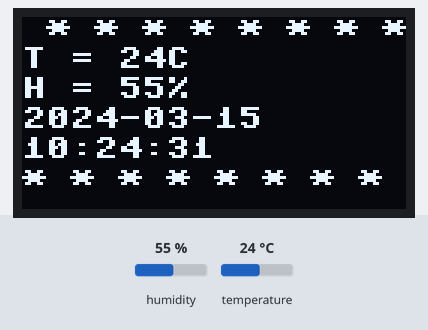
The program below on a simulated MicroPython board. Parts: 128×64 one-colour display. Inputs (shaded band) come from the test bench; at power-on: humidity 55 %, temperature 24 °C. The clock reads 2024-03-15 10:24:30 at power-on unless the program sets it.

Above: at 1.2 s.
1.3 s: humidity set to 22 %
At 2.9 s:
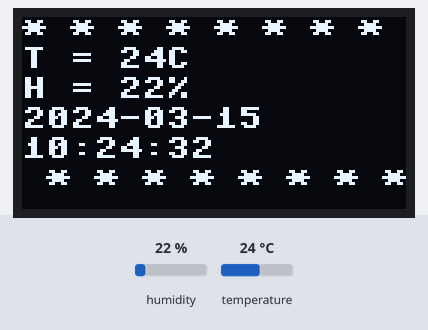
4.7 s: temperature set to 12 °C
At 5.7 s:
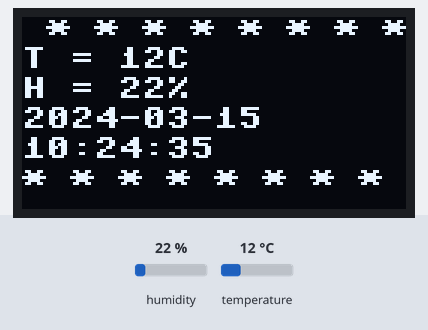
7.8 s: humidity set to 40 %
At 9.2 s:
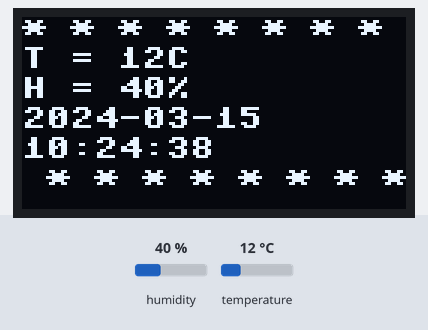
11.0 s: temperature set to 19 °C
At 12.4 s:
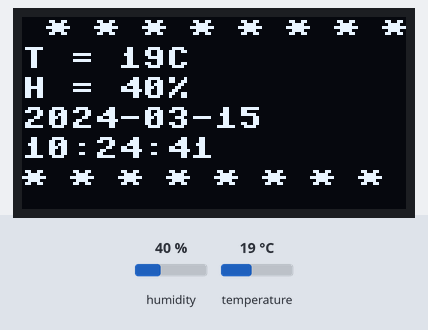
Timing chart, 0 to 14.0 s (numbered marks = the images above; inputs shaded):
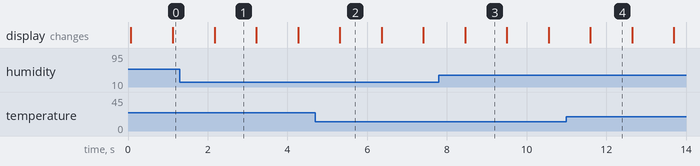

The program:

oled_dht.py
```python
from machine import Pin, I2C
from ssd1306 import SSD1306_I2C
from dht import DHT11
import utime
import os
import sys

def get_number(number: int) -> str:
    return str(number) if number >= 10 else "0{}".format(number)

width = 128
height = 64

i2c = I2C(0, scl = Pin(22), sda = Pin(21))
oled = SSD1306_I2C(width, height, i2c)
sensorDHT = DHT11(Pin(15))

even = True

while True:
    oled.fill(0)
    sensorDHT.measure()

    temp = sensorDHT.temperature()
    hum = sensorDHT.humidity()
    now = utime.gmtime()
    date_str = "{}-{}-{}".format(now[0], get_number(now[1]), get_number(now[2]))
    time_str = "{}:{}:{}".format(now[3], get_number(now[4]), get_number(now[5]))

    oled.text("* " * 8 if even else " *" * 8, 0, 0)
    oled.text('T = {:02d}C'.format(temp), 0, 10)
    oled.text('H = {:02d}%'.format(hum), 0, 20)
    oled.text(date_str, 0, 30)
    oled.text(time_str, 0, 40)
    oled.text("* " * 8 if not even else " *" * 8, 0, 50)
    oled.show()
    even = not even
    utime.sleep(1)

if __name__ == "__name__":
    main()
```

Measured:
- what the display in image 1 shows lasts 1.0 s, from 2.2 s to 3.2 s
